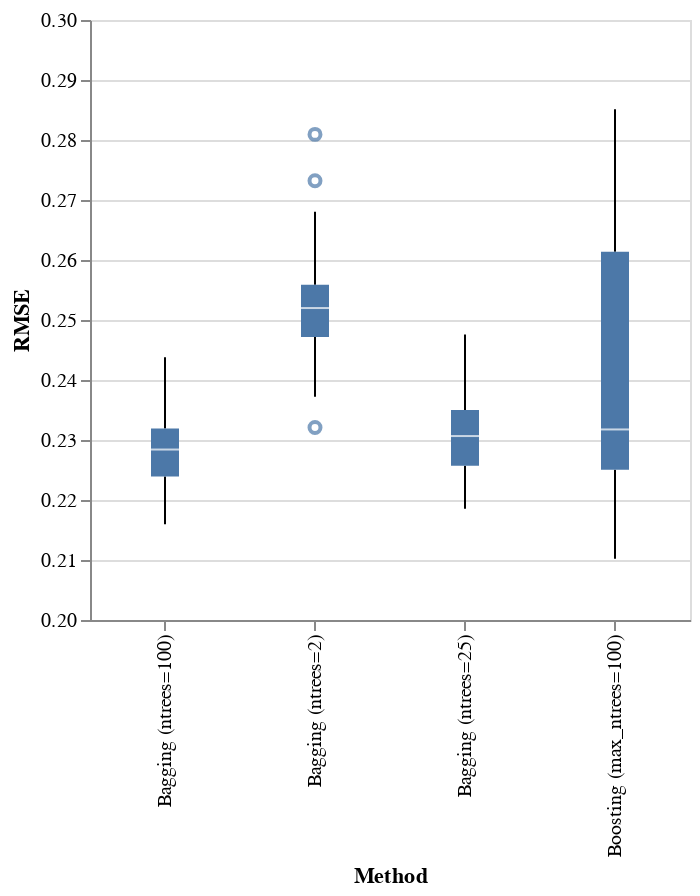

Here is the notebook cell this chart was saved with:
### Code cell
import altair as alt

alt.Chart(results).mark_boxplot().encode(
    alt.Y("RMSE:Q", scale=alt.Scale(domain=[0.2, 0.3])),
    x='Method',
).properties(width=300)

### Figure 1 — Vega-Lite specification as saved in the notebook (floating-point values rounded to 4 significant figures; data arrays with more than 128 entries replaced by an {"elided": "..."} marker saying what was removed)
{"config": {"view": {"continuousWidth": 400, "continuousHeight": 300}}, "data": {"name": "data-a2b734d1fb0dd22d086cbf1a945d16fa"}, "mark": "boxplot", "encoding": {"x": {"type": "nominal", "field": "Method"}, "y": {"type": "quantitative", "field": "RMSE", "scale": {"domain": [0.2, 0.3]}}}, "width": 300, "$schema": "https://vega.github.io/schema/vega-lite/v4.8.1.json", "datasets": {"data-a2b734d1fb0dd22d086cbf1a945d16fa": {"elided": "300 records"}}}
